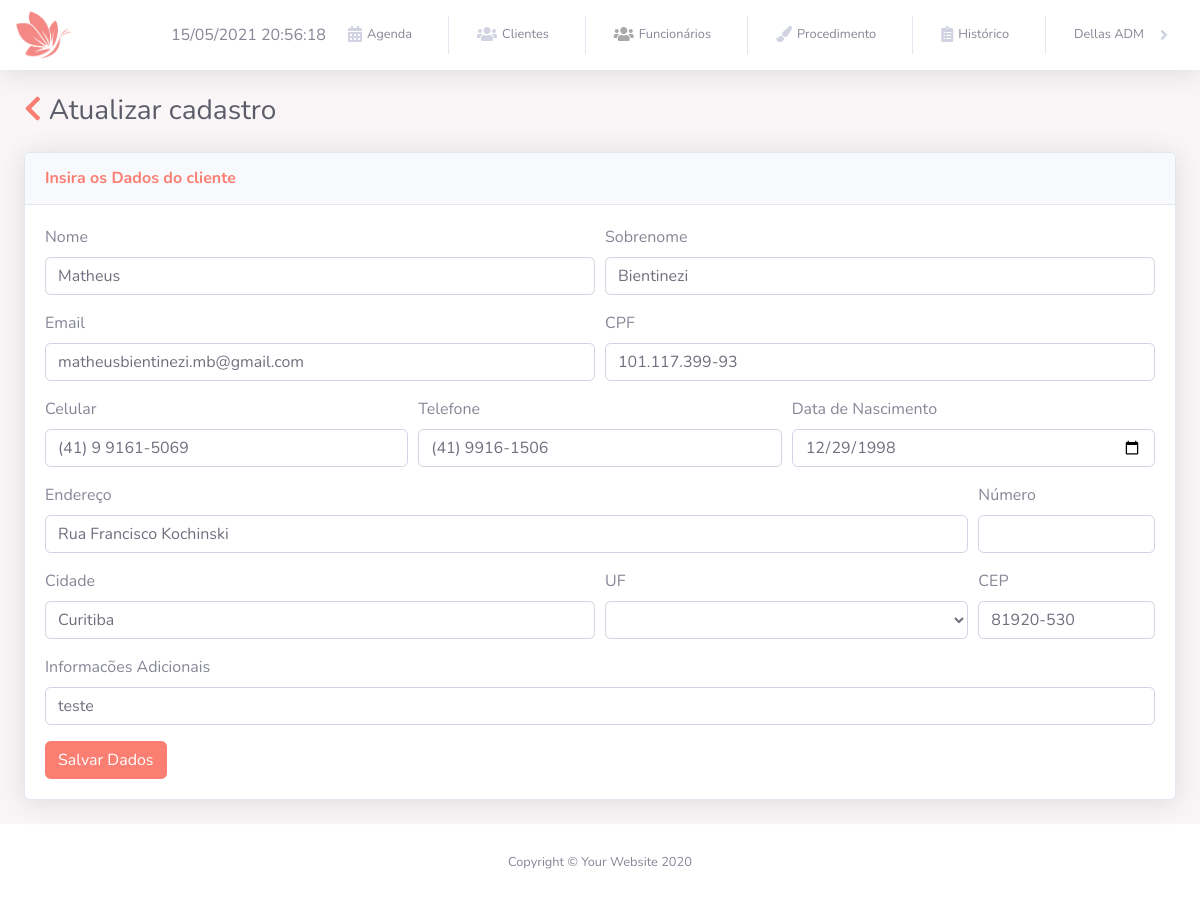
/perfilcliente.php?id_editar_cliente=50 (signed in), run on the app's committed database.
### tables this page shows
CREATE TABLE IF NOT EXISTS `cliente` (
  `id` int(11) NOT NULL AUTO_INCREMENT,
  `nome` varchar(100) DEFAULT NULL,
  `sobrenome` varchar(100) DEFAULT NULL,
  `email` varchar(255) DEFAULT NULL,
  `cpf` varchar(50) DEFAULT NULL,
  `celular` varchar(30) DEFAULT NULL,
  `telefone` varchar(30) DEFAULT NULL,
  `datanascimento` date DEFAULT NULL,
  `endereco` varchar(100) DEFAULT NULL,
  `numero` varchar(50) DEFAULT NULL,
  `cidade` varchar(100) DEFAULT NULL,
  `uf` varchar(100) DEFAULT NULL,
  `cep` varchar(100) DEFAULT NULL,
  `informacoesadicionais` varchar(300) DEFAULT NULL,
  `data_cadastro` timestamp NULL DEFAULT current_timestamp(),
  `status` enum('A','I') DEFAULT NULL,
  PRIMARY KEY (`id`)
);

### perfilcliente.php (the view, shortened to what this page needs)
<?php
include 'navbar.php';
    if(isset($_GET['id_editar_cliente'])){
        $sql = $pdo->prepare("SELECT * FROM cliente WHERE id =?");
        $sql->execute(array($_GET['id_editar_cliente']));
        $result = $sql->fetch(PDO::FETCH_ASSOC);
        }
?>
<!DOCTYPE html>
<html>
<head>
    <link href="vendor/fontawesome-free/css/all.min.css" rel="stylesheet" type="text/css">
    <link href="css/sb-admin-2.min.css" rel="stylesheet">
</head>
<body id="page-top">
    <div class="container-fluid">
        <h1 class="h3 mb-4 text-gray-800"><a href="JavaScript: window.history.back();"><i class="fas fa-chevron-left"></i></a> Atualizar cadastro</h1>
        <div class="row">
            <div class="col-lg-12">
                <div class="card shadow mb-4">
                    <div class="card-header py-3">
                        <h6 class="m-0 font-weight-bold text-primary">Insira os Dados do cliente</h6>
                    </div>
                    <div class="card-body">
                        <form method="post">
                            <div class="form-row">
                                <div class="form-group col-md-6">
                                    <label for="inputEmail4">Nome</label>
                                    <input type="text" value="<?php echo $result['nome'];?>" name="nome" class="form-control" id="nome" required>
                                </div>
                                <div class="form-group col-md-6">
                                    <label for="inputPassword4">Sobrenome</label>
                                    <input type="text" value="<?php echo $result['sobrenome'];?>" name="sobrenome" class="form-control" id="sobrenome" required>
                                </div>
                            </div>
                            <div class="form-row">
                                <div class="form-group col-md-6">
                                    <label for="inputEmail4">Email</label>
                                    <input type="email" value="<?php echo $result['email'];?>" name="email" class="form-control" id="email" placeholder="exemplo@gmail.com">
                                </div>
                                <div class="form-group col-md-6">
                                    <label for="cpf">CPF</label>
                                    <input type="text" value="<?php echo $result['cpf'];?>" name="cpf" class="form-control" id="cpf" placeholder="">
                                </div>
                            </div>
                            <div class="form-row">
                                <div class="form-group col-md-4">
                                    <label for="txttelefone">Celular</label>
                                    <input type="text" value="<?php echo $result['celular'];?>" name="celular" placeholder="(00) 00000-0000" class="form-control" id="celular" pattern="\([0-9]{2}\)[\s][0-9]{1}[\s][0-9]{4}-[0-9]{4}" />
                                </div>
                                <div class="form-group col-md-4">
                                    <label for="txttelefone">Telefone</label>
                                    <input type="text" value="<?php echo $result['telefone'];?>" name="telefone" placeholder="(00) 00000-0000" class="form-control" id="telefone" pattern="\([0-9]{2}\)[\s][0-9]{4}-[0-9]{4}" />
                                </div>
                                <div class="form-group col-md-4">
                                    <label for="inputPassword4">Data de Nascimento</label>
                                    <input type="date" value="<?php echo $result['datanascimento'];?>" name="datanascimento" class="form-control" id="datanascimento">
                                </div>
                            </div>
                            <div class="form-row">
                                <div class="form-group col-md-10">
                                    <label for="txttelefone">Endereço</label>
                                    <input type="text" value="<?php echo $result['endereco'];?>" name="endereco" placeholder="Av/Rua nome da rua" class="form-control" id="endereco" />
                                </div>
                                <div class="form-group col-md-2">
                                    <label for="txttelefone">Número</label>
                                    <input type="text" value="<?php echo $result['numero'];?>" name="numero" class="form-control" id="numero" />
                                </div>
                            </div>
                            <div class="form-row">
                                <div class="form-group col-md-6">
                                    <label for="inputCity">Cidade</label>
                                    <input type="text" value="<?php echo $result['cidade'];?>" name="cidade" class="form-control" id="cidade">
                                </div>
                                <div class="form-group col-md-4">
                                    <label for="inputState" name="uf">UF</label>
                                    <select type="text" id="uf" name="uf" class="form-control">
                                        <option selected><?php echo $result['uf'];?></option>
                                        <option>PR</option>
                                    </select>
                                </div>
                                <div class="form-group col-md-2">
                                    <label for="inputZip">CEP</label>
                                    <input type="text" value="<?php echo $result['cep'];?>" name="cep" class="form-control" id="cep" pattern="\[0-8]{5}-[0-8]{3}>">
                                </div>
                            </div>
                            <div class="form-group">
                                <label for="informacoesadicionais">Informacões Adicionais</label>
                                <input type="text" value="<?php echo $result['informacoesadicionais'];?>" name="informacoesadicionais" class="form-control" id="informacoesadicionais" placeholder="Ex: Doenças, uso de medicamentos, alergias , etc.">
                            </div>
                            <button type="button" name="salvardadoscliente" id="salvardadoscliente" class="btn btn-primary">Salvar Dados</button>
                        </form>
                    </div>
                </div>
            </div>
        </div>
    </div>
    <footer class="sticky-footer bg-white">
        <div class="container my-auto">
            <div class="copyright text-center my-auto">
                <span>Copyright &copy; Your Website 2020</span>
            </div>
        </div>
    </footer>
</body>
</html>

### css/style.css (style rules this page uses)
* { margin: 0; padding: 0; box-sizing: border-box; }

### data on the page
cliente: nome "Matheus", sobrenome "Bientinezi", email "matheusbientinezi.mb@gmail.com", cpf "101.117.399-93", celular "(41) 9 9161-5069", telefone "(41) 9916-1506", datanascimento "12/29/1998", endereco "Rua Francisco Kochinski", cidade "Curitiba", cep "81920-530", informacoesadicionais "teste"

### other printed values
$_SESSION['usuario'] "Dellas ADM"
